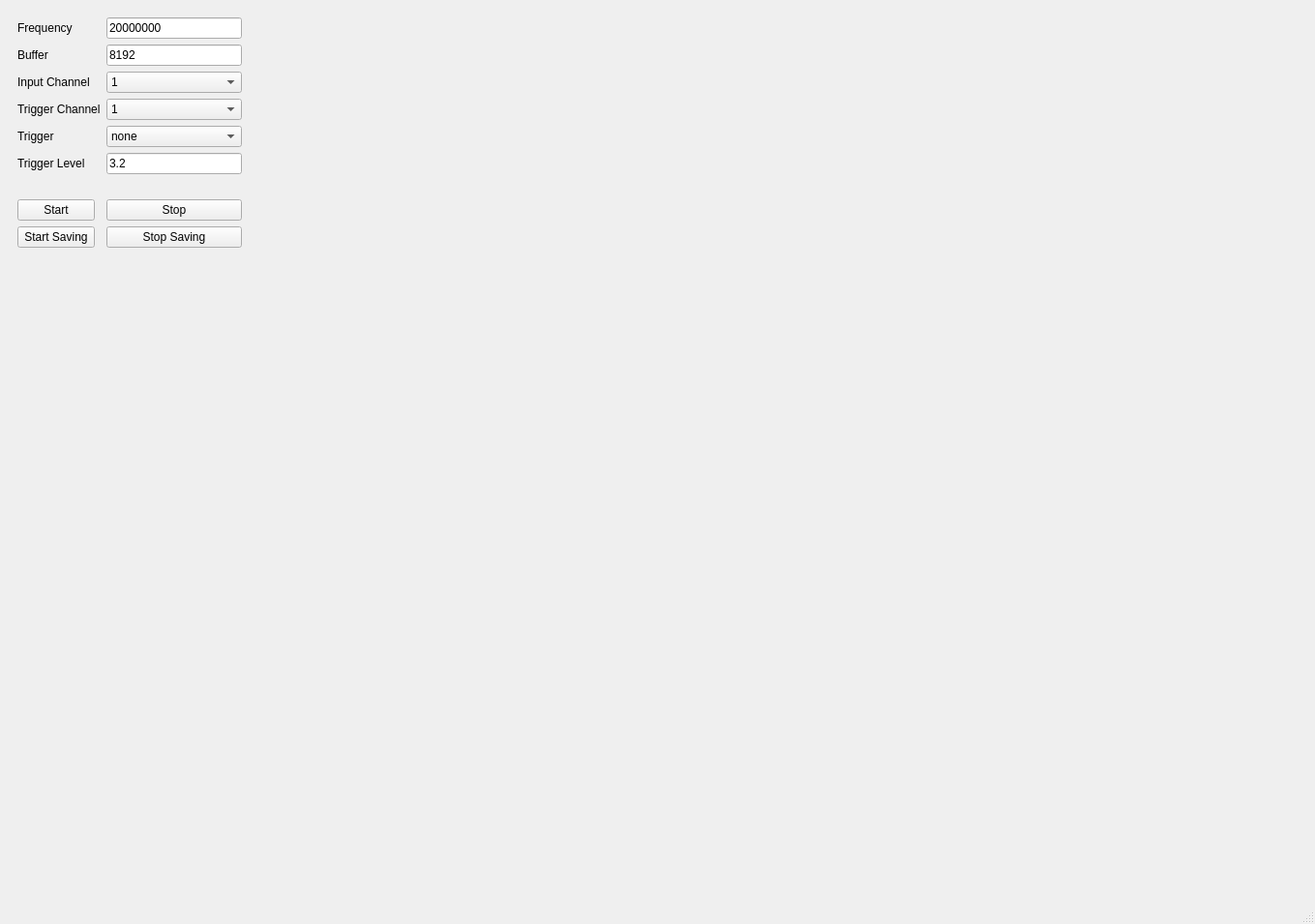
<?xml version="1.0" encoding="UTF-8"?>
<ui version="4.0">
 <class>DigilentWindow</class>
 <widget class="QMainWindow" name="DigilentWindow">
  <property name="geometry">
   <rect>
    <x>0</x>
    <y>0</y>
    <width>1359</width>
    <height>955</height>
   </rect>
  </property>
  <property name="windowTitle">
   <string>Dispertech | Digilent Window</string>
  </property>
  <widget class="QWidget" name="centralwidget">
   <layout class="QHBoxLayout" name="horizontalLayout">
    <item>
     <widget class="QWidget" name="control_panel" native="true">
      <property name="maximumSize">
       <size>
        <width>250</width>
        <height>16777215</height>
       </size>
      </property>
      <layout class="QVBoxLayout" name="verticalLayout">
       <item>
        <layout class="QFormLayout" name="formLayout">
         <item row="1" column="0">
          <widget class="QLabel" name="label">
           <property name="text">
            <string>Frequency</string>
           </property>
           <property name="buddy">
            <cstring>line_frequency</cstring>
           </property>
          </widget>
         </item>
         <item row="1" column="1">
          <widget class="QLineEdit" name="line_frequency">
           <property name="text">
            <string>20000000</string>
           </property>
          </widget>
         </item>
         <item row="2" column="0">
          <widget class="QLabel" name="label_2">
           <property name="text">
            <string>Buffer</string>
           </property>
          </widget>
         </item>
         <item row="2" column="1">
          <widget class="QLineEdit" name="line_buffer">
           <property name="text">
            <string>8192</string>
           </property>
          </widget>
         </item>
         <item row="3" column="0">
          <widget class="QLabel" name="label_3">
           <property name="text">
            <string>Input Channel</string>
           </property>
          </widget>
         </item>
         <item row="3" column="1">
          <widget class="QComboBox" name="combo_input">
           <item>
            <property name="text">
             <string>1</string>
            </property>
           </item>
           <item>
            <property name="text">
             <string>2</string>
            </property>
           </item>
          </widget>
         </item>
         <item row="4" column="0">
          <widget class="QLabel" name="label_4">
           <property name="text">
            <string>Trigger Channel</string>
           </property>
          </widget>
         </item>
         <item row="4" column="1">
          <widget class="QComboBox" name="combo_trigger">
           <item>
            <property name="text">
             <string>1</string>
            </property>
           </item>
           <item>
            <property name="text">
             <string>2</string>
            </property>
           </item>
          </widget>
         </item>
         <item row="5" column="0">
          <widget class="QLabel" name="label_5">
           <property name="text">
            <string>Trigger</string>
           </property>
          </widget>
         </item>
         <item row="5" column="1">
          <widget class="QComboBox" name="combo_trigger_mode">
           <item>
            <property name="text">
             <string>none</string>
            </property>
           </item>
           <item>
            <property name="text">
             <string>analog</string>
            </property>
           </item>
          </widget>
         </item>
         <item row="7" column="0">
          <widget class="QLabel" name="label_6">
           <property name="text">
            <string/>
           </property>
          </widget>
         </item>
         <item row="8" column="0">
          <widget class="QPushButton" name="button_start">
           <property name="text">
            <string>Start</string>
           </property>
          </widget>
         </item>
         <item row="8" column="1">
          <widget class="QPushButton" name="button_stop">
           <property name="text">
            <string>Stop</string>
           </property>
          </widget>
         </item>
         <item row="6" column="1">
          <widget class="QLineEdit" name="line_trigger_level">
           <property name="text">
            <string>3.2</string>
           </property>
          </widget>
         </item>
         <item row="6" column="0">
          <widget class="QLabel" name="label_7">
           <property name="text">
            <string>Trigger Level</string>
           </property>
          </widget>
         </item>
         <item row="9" column="0">
          <widget class="QPushButton" name="button_start_saving">
           <property name="toolTip">
            <string>Starts saving the data from the camera AND the DAQ</string>
           </property>
           <property name="text">
            <string>Start Saving</string>
           </property>
          </widget>
         </item>
         <item row="9" column="1">
          <widget class="QPushButton" name="button_stop_saving">
           <property name="toolTip">
            <string>Stops saving the data from the camera AND the DAQ</string>
           </property>
           <property name="text">
            <string>Stop Saving</string>
           </property>
          </widget>
         </item>
        </layout>
       </item>
      </layout>
     </widget>
    </item>
    <item>
     <widget class="QWidget" name="data_vis" native="true">
      <layout class="QHBoxLayout" name="horizontalLayout_2"/>
     </widget>
    </item>
   </layout>
  </widget>
  <widget class="QMenuBar" name="menubar">
   <property name="geometry">
    <rect>
     <x>0</x>
     <y>0</y>
     <width>1359</width>
     <height>31</height>
    </rect>
   </property>
  </widget>
  <widget class="QStatusBar" name="statusbar"/>
 </widget>
 <resources/>
 <connections/>
</ui>
